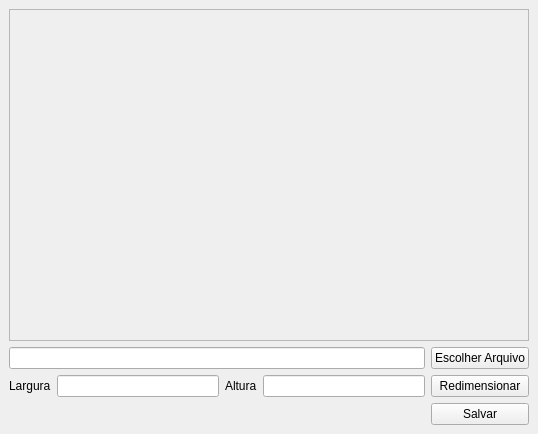
<?xml version="1.0" encoding="UTF-8"?>
<ui version="4.0">
 <class>MainWindow</class>
 <widget class="QMainWindow" name="MainWindow">
  <property name="geometry">
   <rect>
    <x>0</x>
    <y>0</y>
    <width>538</width>
    <height>434</height>
   </rect>
  </property>
  <property name="windowTitle">
   <string>Image Resizer</string>
  </property>
  <widget class="QWidget" name="centralwidget">
   <layout class="QGridLayout" name="gridLayout">
    <item row="2" column="1">
     <widget class="QLineEdit" name="inputLargura"/>
    </item>
    <item row="2" column="3">
     <widget class="QLineEdit" name="inputAltura"/>
    </item>
    <item row="2" column="2">
     <widget class="QLabel" name="labelAltura">
      <property name="text">
       <string>Altura</string>
      </property>
     </widget>
    </item>
    <item row="2" column="4">
     <widget class="QPushButton" name="btnRedimensionar">
      <property name="text">
       <string>Redimensionar</string>
      </property>
     </widget>
    </item>
    <item row="2" column="0">
     <widget class="QLabel" name="labelLargura">
      <property name="text">
       <string>Largura</string>
      </property>
     </widget>
    </item>
    <item row="3" column="4">
     <widget class="QPushButton" name="btnSalvar">
      <property name="text">
       <string>Salvar</string>
      </property>
     </widget>
    </item>
    <item row="0" column="0" colspan="5">
     <widget class="QScrollArea" name="scrollArea">
      <property name="widgetResizable">
       <bool>true</bool>
      </property>
      <widget class="QWidget" name="scrollAreaWidgetContents">
       <property name="geometry">
        <rect>
         <x>0</x>
         <y>0</y>
         <width>518</width>
         <height>327</height>
        </rect>
       </property>
       <layout class="QGridLayout" name="gridLayout_2">
        <item row="0" column="0">
         <widget class="QLabel" name="labelImg">
          <property name="text">
           <string/>
          </property>
         </widget>
        </item>
       </layout>
      </widget>
     </widget>
    </item>
    <item row="1" column="4">
     <widget class="QPushButton" name="btnEscolherArquivo">
      <property name="text">
       <string>Escolher Arquivo</string>
      </property>
     </widget>
    </item>
    <item row="1" column="0" colspan="4">
     <widget class="QLineEdit" name="inputAbrirArquivo"/>
    </item>
   </layout>
  </widget>
 </widget>
 <resources/>
 <connections/>
</ui>
